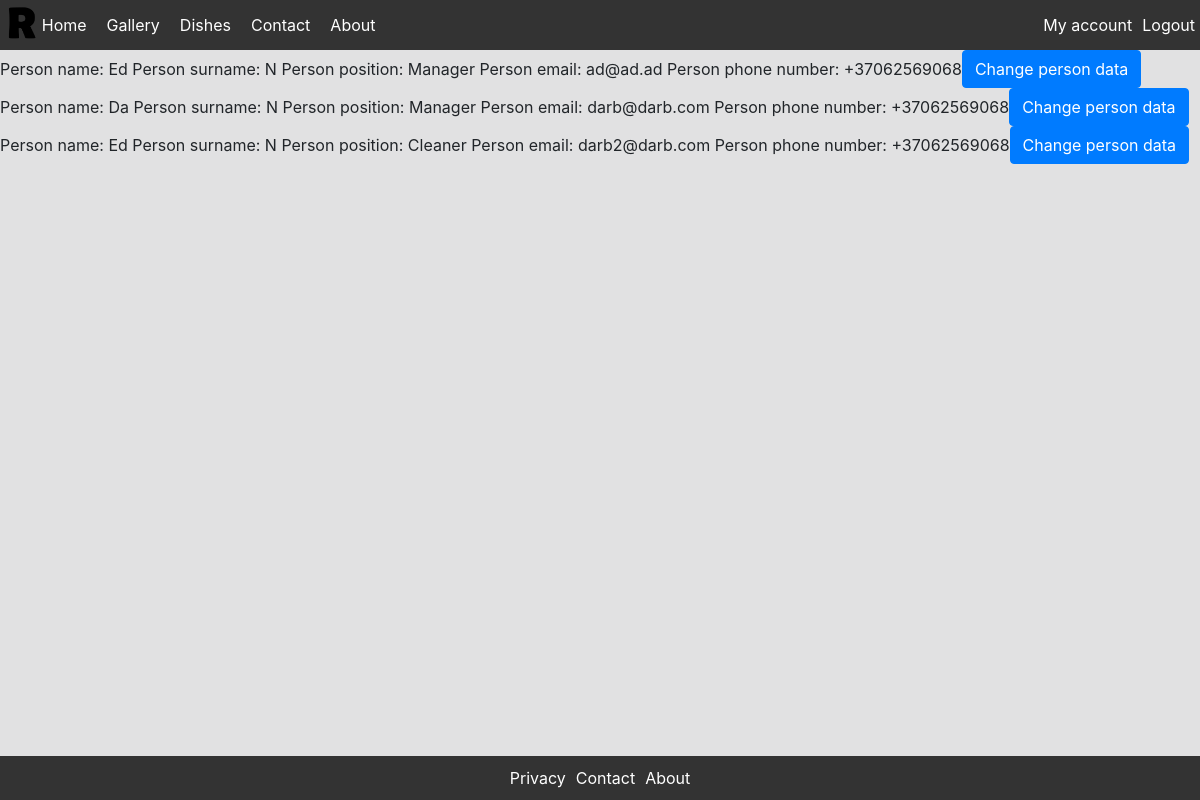
The app's page /staff_list/ (signed in) with its own data.
### main_app/models.py (models this page shows, shortened)
class CustomUser(AbstractUser):  # user model
    username = models.CharField(max_length=20, unique=True)
    f_name = models.CharField(max_length=20)
    l_name = models.CharField(max_length=40)
    email = models.EmailField()
    phone = PhoneNumberField()
    is_staff = models.BooleanField(default=False)  # if true -> this is not customer, this is crew member
    position = models.ForeignKey('main_app.Position', on_delete=models.DO_NOTHING, null=True)
    schedule = models.ForeignKey('main_app.Schedule', on_delete=models.DO_NOTHING, null=True)
    card_number = models.CharField(max_length=16, null=True)  # physical discount card

class Position(models.Model):  # position model
    name = models.CharField(max_length=100)
    def __str__(self):
        return self.name

### main_app/views.py (the view)
# urls.py: path('staff_list/', views.staff_list, name='staff_list'),
@login_required
def staff_list(request):  # page for reviewing/editing restaurant crew by managers and chiefs
    current_user = request.user
    name = current_user.position.name
    if name != 'Manager' and name != 'Chief':
        return redirect('account')
    all_crew = CustomUser.objects.filter(is_staff=True)
    return render(request, 'staff_list.html', {'staff_list': all_crew})

### templates/staff_list.html (shortened to what this page needs)
{% extends 'base.html' %}
{% block content %}
    <ul>
        {% for user in staff_list %}
            <li>
                Person name: {{ user.f_name }}
                Person surname: {{ user.l_name }}
                Person position: {{ user.position }}
                Person email: {{ user.email }}
                Person phone number: {{ user.phone }}
                <a class="btn btn-primary" href="{% url 'admin:main_app_customuser_change' user.id %}">Change person data</a>
            </li>
        {% empty %}
            <li>You don't have crew members.</li>
        {% endfor %}
    </ul>
{% endblock %}

### static/css/main.css (style rules this page uses)
body, html { margin: 0; padding: 0; height: 100%; }
body { display: flex; flex-direction: column; height: 100%; }
ul { margin: 0; padding: 0; width: 100%; height: 100%; }
li { display: flex; align-items: center; }
a:link { color: rgb(255, 255, 255); text-decoration: none; }

### records on screen
CustomUser: f_name "Ed", l_name "N", position "Manager", email "ad@ad.ad", phone "+37062569068"
CustomUser: f_name "Da", l_name "N", position "Manager", email "darb@darb.com", phone "+37062569068"
CustomUser: f_name "Ed", l_name "N", position "Cleaner", email "darb2@darb.com", phone "+37062569068"
